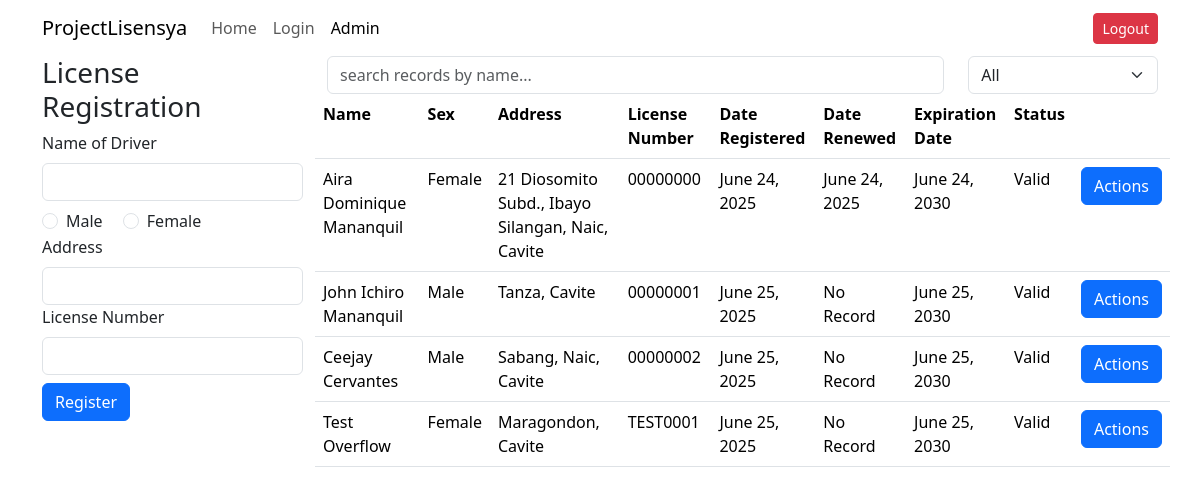
The app's page /ceejay/admin-db.old.php (signed in) with its own data.
### tables this page shows
CREATE TABLE `tblicense` (
  `serialNumber` int(11) NOT NULL,
  `name` varchar(100) NOT NULL,
  `sex` enum('Male','Female') NOT NULL,
  `address` varchar(100) NOT NULL,
  `licenseNumber` varchar(8) NOT NULL,
  `dateRegistered` date NOT NULL DEFAULT current_timestamp(),
  `dateRenewed` date DEFAULT NULL,
  `expirationDate` date NOT NULL,
  `status` enum('Valid','Expired','Suspended','Revoked') NOT NULL DEFAULT 'Valid'
);

### _functions.php (the view, shortened to what this page needs)
<?php
function connect() {
    $conn = new mysqli('localhost','root','','dcit55_project');
    return $conn;
}
function viewAllLicense() {
    $conn = connect();
    $sql =
        "SELECT *
        FROM tblicense";
    $rs = $conn->query($sql);
    if ($rs->num_rows === 0) {
        echo "
            <tr>
                <td colspan='8' style='text-align: center;'><i>no registered license</td>
            </tr>
        ";
    } else {
        while ($row = $rs->fetch_assoc()) {
            echo "
                <tr>
                    <td>" . $row['name'] . "</td>
                    <td>" . $row['sex'] . "</td>
                    <td>" . $row['address'] . "</td>
                    <td>" . $row['licenseNumber'] . "</td>
                    <td>" . date_format(date_create($row['dateRegistered']),"F j, Y") . "</td>
                    <td>" . ($row['dateRenewed'] == null ? 'No Record' : date_format(date_create($row['dateRenewed']),"F j, Y") ) . "</td>
                    <td>" . date_format(date_create($row['expirationDate']),"F j, Y") . "</td>
                    <td>" . $row['status'] . "</td>
                    <td>
                        <form method='get' action='license-actions.php'>
                            <input type='text' name='serial-number' value='" . $row['serialNumber'] . "' style='display:none;'>
                            <button class='btn btn-primary'>Actions</button>
                        </form>
                    </td>
                </tr>
            ";
        }
    }
}
?>

### records on screen
tblicense: name "Aira Dominique Mananquil", sex "Female", address "21 Diosomito Subd., Ibayo Silangan, Naic, Cavite", licenseNumber "00000000", dateRegistered "June 24, 2025", dateRenewed "June 24, 2025", expirationDate "June 24, 2030", status "Valid"
tblicense: name "John Ichiro Mananquil", sex "Male", address "Tanza, Cavite", licenseNumber "00000001", dateRegistered "June 25, 2025", shows "No Record", expirationDate "June 25, 2030", status "Valid"
tblicense: name "Ceejay Cervantes", sex "Male", address "Sabang, Naic, Cavite", licenseNumber "00000002", dateRegistered "June 25, 2025", shows "No Record", expirationDate "June 25, 2030", status "Valid"
tblicense: name "Test Overflow", sex "Female", address "Maragondon, Cavite", licenseNumber "TEST0001", dateRegistered "June 25, 2025", shows "No Record", expirationDate "June 25, 2030", status "Valid"
